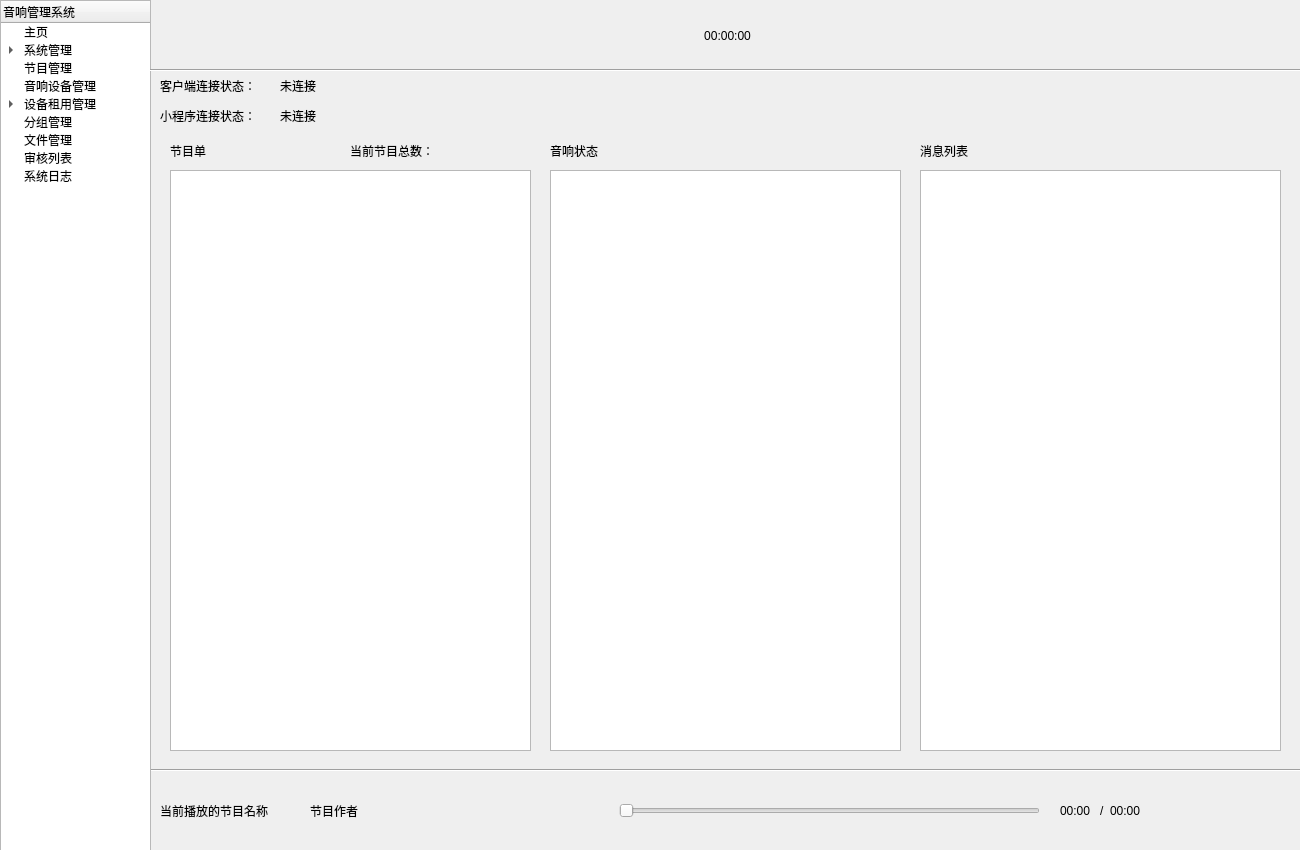
<?xml version="1.0" encoding="UTF-8"?>
<ui version="4.0">
 <class>Menu</class>
 <widget class="QWidget" name="Menu">
  <property name="geometry">
   <rect>
    <x>0</x>
    <y>0</y>
    <width>1300</width>
    <height>850</height>
   </rect>
  </property>
  <property name="windowTitle">
   <string>音频广播管理系统</string>
  </property>
  <widget class="QStackedWidget" name="stackedWidget">
   <property name="geometry">
    <rect>
     <x>150</x>
     <y>70</y>
     <width>1151</width>
     <height>780</height>
    </rect>
   </property>
   <widget class="QWidget" name="page">
    <widget class="QLabel" name="label">
     <property name="geometry">
      <rect>
       <x>10</x>
       <y>710</y>
       <width>151</width>
       <height>61</height>
      </rect>
     </property>
     <property name="text">
      <string>当前播放的节目名称</string>
     </property>
    </widget>
    <widget class="QLabel" name="label_2">
     <property name="geometry">
      <rect>
       <x>160</x>
       <y>710</y>
       <width>81</width>
       <height>61</height>
      </rect>
     </property>
     <property name="text">
      <string>节目作者</string>
     </property>
    </widget>
    <widget class="QPushButton" name="play">
     <property name="geometry">
      <rect>
       <x>300</x>
       <y>720</y>
       <width>40</width>
       <height>40</height>
      </rect>
     </property>
     <property name="styleSheet">
      <string notr="true">border-radius: 20px;
background-color: rgba(255, 255, 255, 0);
background-image: url(:/images/play.png);
background-position:center;</string>
     </property>
     <property name="text">
      <string/>
     </property>
    </widget>
    <widget class="QPushButton" name="stop">
     <property name="geometry">
      <rect>
       <x>370</x>
       <y>720</y>
       <width>40</width>
       <height>40</height>
      </rect>
     </property>
     <property name="styleSheet">
      <string notr="true">border-radius: 20px;
background-color: rgba(255, 255, 255, 0);
background-image: url(:/images/stop.png);
background-position:center;</string>
     </property>
     <property name="text">
      <string/>
     </property>
    </widget>
    <widget class="Line" name="line_2">
     <property name="geometry">
      <rect>
       <x>-3</x>
       <y>690</y>
       <width>1161</width>
       <height>20</height>
      </rect>
     </property>
     <property name="orientation">
      <enum>Qt::Horizontal</enum>
     </property>
    </widget>
    <widget class="QSlider" name="horizontalSlider">
     <property name="geometry">
      <rect>
       <x>469</x>
       <y>730</y>
       <width>421</width>
       <height>22</height>
      </rect>
     </property>
     <property name="orientation">
      <enum>Qt::Horizontal</enum>
     </property>
    </widget>
    <widget class="QLabel" name="label_3">
     <property name="geometry">
      <rect>
       <x>910</x>
       <y>730</y>
       <width>41</width>
       <height>21</height>
      </rect>
     </property>
     <property name="text">
      <string>00:00</string>
     </property>
    </widget>
    <widget class="QLabel" name="label_4">
     <property name="geometry">
      <rect>
       <x>960</x>
       <y>730</y>
       <width>41</width>
       <height>21</height>
      </rect>
     </property>
     <property name="text">
      <string>00:00</string>
     </property>
    </widget>
    <widget class="QLabel" name="label_5">
     <property name="geometry">
      <rect>
       <x>950</x>
       <y>730</y>
       <width>16</width>
       <height>21</height>
      </rect>
     </property>
     <property name="text">
      <string>/</string>
     </property>
    </widget>
    <widget class="QTableWidget" name="programtable">
     <property name="geometry">
      <rect>
       <x>20</x>
       <y>100</y>
       <width>361</width>
       <height>581</height>
      </rect>
     </property>
     <attribute name="horizontalHeaderVisible">
      <bool>false</bool>
     </attribute>
     <attribute name="horizontalHeaderCascadingSectionResizes">
      <bool>false</bool>
     </attribute>
     <attribute name="horizontalHeaderMinimumSectionSize">
      <number>20</number>
     </attribute>
     <attribute name="horizontalHeaderDefaultSectionSize">
      <number>86</number>
     </attribute>
     <attribute name="horizontalHeaderHighlightSections">
      <bool>true</bool>
     </attribute>
     <attribute name="horizontalHeaderShowSortIndicator" stdset="0">
      <bool>false</bool>
     </attribute>
     <attribute name="horizontalHeaderStretchLastSection">
      <bool>true</bool>
     </attribute>
     <attribute name="verticalHeaderCascadingSectionResizes">
      <bool>false</bool>
     </attribute>
     <attribute name="verticalHeaderShowSortIndicator" stdset="0">
      <bool>false</bool>
     </attribute>
     <attribute name="verticalHeaderStretchLastSection">
      <bool>false</bool>
     </attribute>
     <column>
      <property name="text">
       <string>节目名称</string>
      </property>
     </column>
     <column>
      <property name="text">
       <string>节目作者</string>
      </property>
     </column>
     <column>
      <property name="text">
       <string>节目时长</string>
      </property>
     </column>
     <column>
      <property name="text">
       <string>节目状态</string>
      </property>
     </column>
    </widget>
    <widget class="QTableWidget" name="tableWidget_2">
     <property name="geometry">
      <rect>
       <x>770</x>
       <y>100</y>
       <width>361</width>
       <height>581</height>
      </rect>
     </property>
    </widget>
    <widget class="QLabel" name="label_7">
     <property name="geometry">
      <rect>
       <x>10</x>
       <y>0</y>
       <width>121</width>
       <height>31</height>
      </rect>
     </property>
     <property name="text">
      <string>客户端连接状态：</string>
     </property>
    </widget>
    <widget class="QLabel" name="label_8">
     <property name="geometry">
      <rect>
       <x>20</x>
       <y>60</y>
       <width>121</width>
       <height>41</height>
      </rect>
     </property>
     <property name="text">
      <string>节目单</string>
     </property>
    </widget>
    <widget class="QLabel" name="label_9">
     <property name="geometry">
      <rect>
       <x>770</x>
       <y>60</y>
       <width>121</width>
       <height>41</height>
      </rect>
     </property>
     <property name="text">
      <string>消息列表</string>
     </property>
    </widget>
    <widget class="QLabel" name="label_10">
     <property name="geometry">
      <rect>
       <x>10</x>
       <y>30</y>
       <width>121</width>
       <height>31</height>
      </rect>
     </property>
     <property name="text">
      <string>小程序连接状态：</string>
     </property>
    </widget>
    <widget class="QLabel" name="label_11">
     <property name="geometry">
      <rect>
       <x>200</x>
       <y>60</y>
       <width>101</width>
       <height>41</height>
      </rect>
     </property>
     <property name="text">
      <string>当前节目总数：</string>
     </property>
    </widget>
    <widget class="QTableWidget" name="tableWidget_3">
     <property name="geometry">
      <rect>
       <x>400</x>
       <y>100</y>
       <width>351</width>
       <height>581</height>
      </rect>
     </property>
    </widget>
    <widget class="QLabel" name="label_12">
     <property name="geometry">
      <rect>
       <x>400</x>
       <y>60</y>
       <width>121</width>
       <height>41</height>
      </rect>
     </property>
     <property name="text">
      <string>音响状态</string>
     </property>
    </widget>
    <widget class="QLabel" name="client_status">
     <property name="geometry">
      <rect>
       <x>130</x>
       <y>0</y>
       <width>71</width>
       <height>31</height>
      </rect>
     </property>
     <property name="text">
      <string>未连接</string>
     </property>
    </widget>
    <widget class="QLabel" name="applet_status">
     <property name="geometry">
      <rect>
       <x>130</x>
       <y>30</y>
       <width>71</width>
       <height>31</height>
      </rect>
     </property>
     <property name="text">
      <string>未连接</string>
     </property>
    </widget>
   </widget>
   <widget class="QWidget" name="page_2"/>
  </widget>
  <widget class="QWidget" name="verticalLayoutWidget">
   <property name="geometry">
    <rect>
     <x>0</x>
     <y>0</y>
     <width>151</width>
     <height>851</height>
    </rect>
   </property>
   <layout class="QVBoxLayout" name="verticalLayout">
    <item>
     <widget class="QTreeWidget" name="treeWidget">
      <column>
       <property name="text">
        <string>音响管理系统</string>
       </property>
      </column>
      <item>
       <property name="text">
        <string>主页</string>
       </property>
      </item>
      <item>
       <property name="text">
        <string>系统管理</string>
       </property>
       <item>
        <property name="text">
         <string>用户管理</string>
        </property>
       </item>
       <item>
        <property name="text">
         <string>权限管理</string>
        </property>
       </item>
       <item>
        <property name="text">
         <string>角色管理</string>
        </property>
       </item>
      </item>
      <item>
       <property name="text">
        <string>节目管理</string>
       </property>
      </item>
      <item>
       <property name="text">
        <string>音响设备管理</string>
       </property>
      </item>
      <item>
       <property name="text">
        <string>设备租用管理</string>
       </property>
       <item>
        <property name="text">
         <string>租用管理</string>
        </property>
       </item>
       <item>
        <property name="text">
         <string>单位管理</string>
        </property>
       </item>
       <item>
        <property name="text">
         <string>计费管理</string>
        </property>
       </item>
      </item>
      <item>
       <property name="text">
        <string>分组管理</string>
       </property>
      </item>
      <item>
       <property name="text">
        <string>文件管理</string>
       </property>
      </item>
      <item>
       <property name="text">
        <string>审核列表</string>
       </property>
      </item>
      <item>
       <property name="text">
        <string>系统日志</string>
       </property>
      </item>
     </widget>
    </item>
   </layout>
  </widget>
  <widget class="Line" name="line">
   <property name="geometry">
    <rect>
     <x>150</x>
     <y>60</y>
     <width>1151</width>
     <height>20</height>
    </rect>
   </property>
   <property name="orientation">
    <enum>Qt::Horizontal</enum>
   </property>
  </widget>
  <widget class="QWidget" name="horizontalLayoutWidget">
   <property name="geometry">
    <rect>
     <x>1179</x>
     <y>0</y>
     <width>121</width>
     <height>71</height>
    </rect>
   </property>
   <layout class="QHBoxLayout" name="horizontalLayout"/>
  </widget>
  <widget class="QLabel" name="time">
   <property name="geometry">
    <rect>
     <x>677</x>
     <y>20</y>
     <width>101</width>
     <height>31</height>
    </rect>
   </property>
   <property name="text">
    <string>00:00:00</string>
   </property>
   <property name="alignment">
    <set>Qt::AlignCenter</set>
   </property>
  </widget>
 </widget>
 <resources/>
 <connections/>
</ui>
